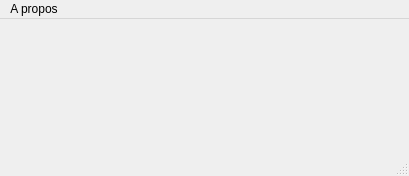
<?xml version="1.0" encoding="UTF-8"?>
<ui version="4.0">
 <class>cMainWindow</class>
 <widget class="QMainWindow" name="cMainWindow">
  <property name="geometry">
   <rect>
    <x>0</x>
    <y>0</y>
    <width>409</width>
    <height>176</height>
   </rect>
  </property>
  <property name="windowTitle">
   <string>ReadySCOPE - Oscilloscope numérique</string>
  </property>
  <property name="windowIcon">
   <iconset resource="resources.qrc">
    <normaloff>:/img/logo.png</normaloff>:/img/logo.png</iconset>
  </property>
  <widget class="QWidget" name="centralWidget">
   <layout class="QGridLayout" name="gridLayout"/>
  </widget>
  <widget class="QMenuBar" name="menuBar">
   <property name="geometry">
    <rect>
     <x>0</x>
     <y>0</y>
     <width>409</width>
     <height>22</height>
    </rect>
   </property>
   <widget class="QMenu" name="menuAbout">
    <property name="title">
     <string>A propos</string>
    </property>
    <addaction name="actionHelpApp"/>
    <addaction name="actionAboutApp"/>
    <addaction name="actionAboutQt"/>
   </widget>
   <addaction name="menuAbout"/>
  </widget>
  <widget class="QStatusBar" name="statusBar"/>
  <action name="actionCloseApplication">
   <property name="text">
    <string>Fermer l'application</string>
   </property>
  </action>
  <action name="actionOpenConnection">
   <property name="text">
    <string>Ouvrir une connexion port série</string>
   </property>
  </action>
  <action name="actionSaveConfigurtation">
   <property name="text">
    <string>Enregistrer une configuration</string>
   </property>
  </action>
  <action name="actionSaveData">
   <property name="text">
    <string>Enregistrer les données</string>
   </property>
  </action>
  <action name="actionClearData">
   <property name="text">
    <string>Nettoyer les données</string>
   </property>
  </action>
  <action name="actionStop">
   <property name="text">
    <string>Arrêter</string>
   </property>
  </action>
  <action name="actionInitPort">
   <property name="text">
    <string>Initialiser</string>
   </property>
  </action>
  <action name="actionDisplayConnection">
   <property name="text">
    <string>Afficher la liste des connexions port série</string>
   </property>
  </action>
  <action name="actionHelpApp">
   <property name="text">
    <string>Afficher l'aide de l'application</string>
   </property>
  </action>
  <action name="actionAboutApp">
   <property name="text">
    <string>A propos de l'application</string>
   </property>
  </action>
  <action name="actionAboutQt">
   <property name="text">
    <string>A propos de Qt</string>
   </property>
  </action>
 </widget>
 <resources>
  <include location="resources.qrc"/>
 </resources>
 <connections>
  <connection>
   <sender>actionCloseApplication</sender>
   <signal>triggered()</signal>
   <receiver>cMainWindow</receiver>
   <slot>close()</slot>
   <hints>
    <hint type="sourcelabel">
     <x>-1</x>
     <y>-1</y>
    </hint>
    <hint type="destinationlabel">
     <x>188</x>
     <y>103</y>
    </hint>
   </hints>
  </connection>
 </connections>
</ui>
